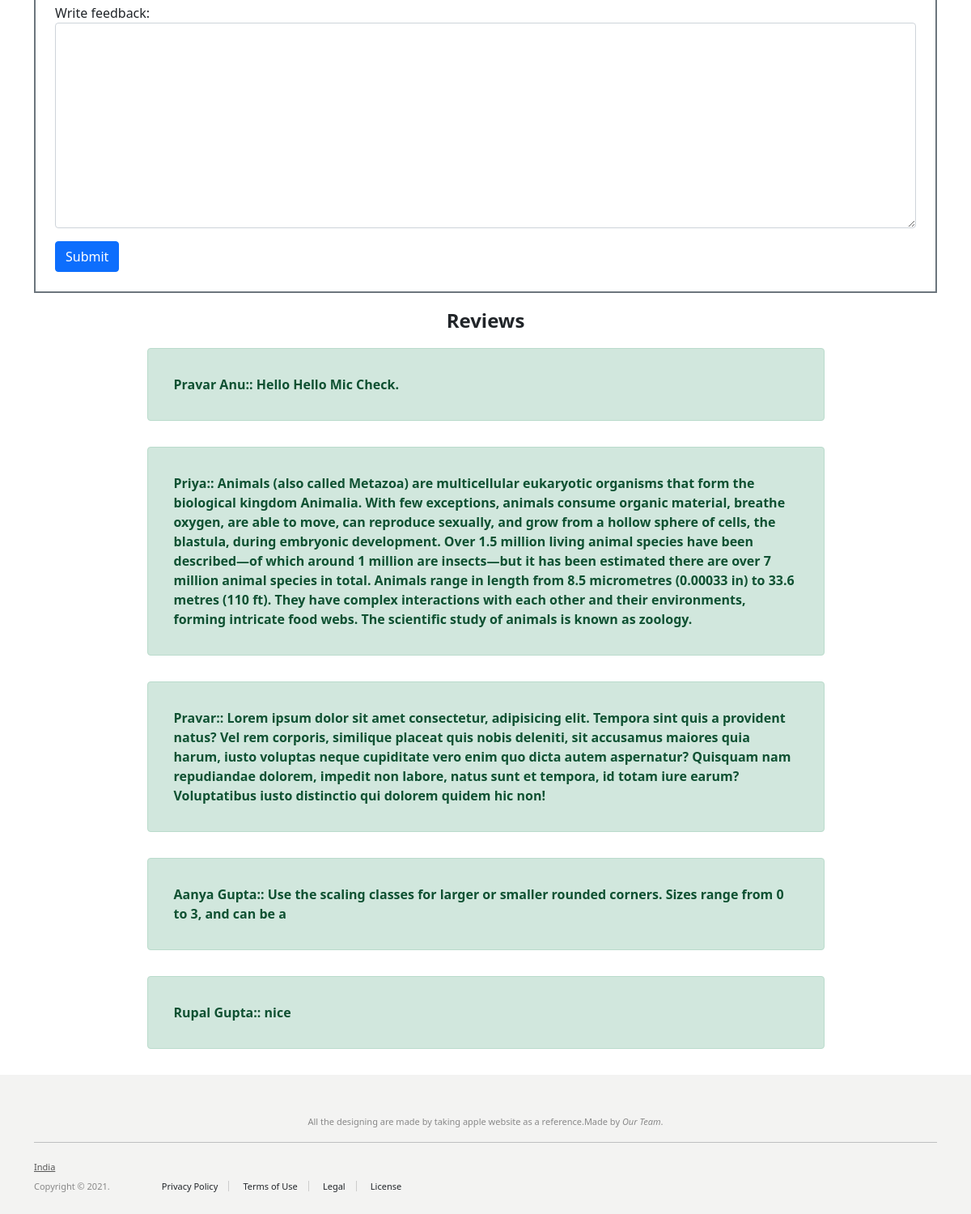
The app's page /about (lower part), older data.
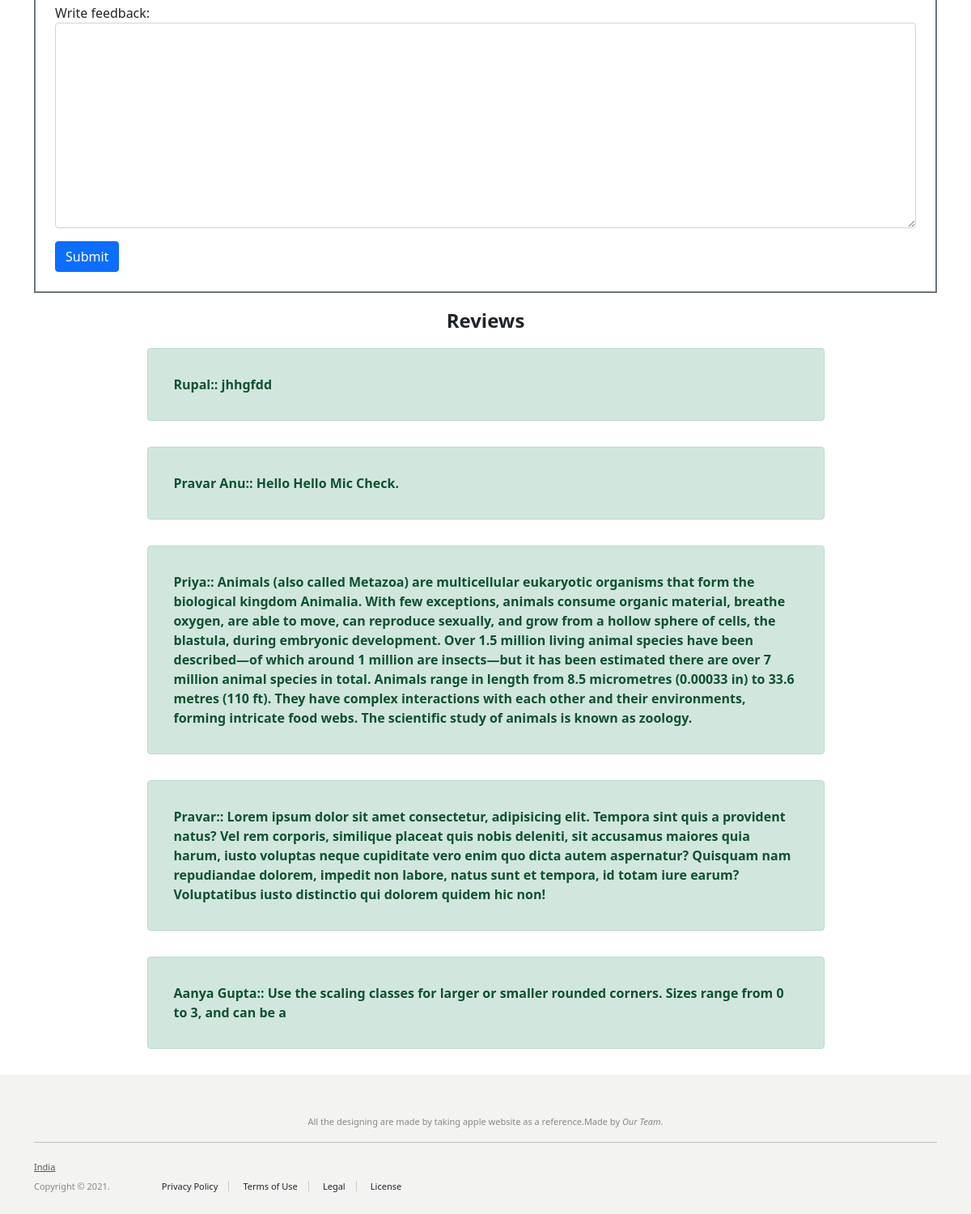
The same page, newer data.
### core/models.py (models this page shows)
class UserFeedback(models.Model):
    name=models.CharField(max_length=70)
    email=models.EmailField(max_length=40)
    feedback=models.CharField(max_length=800)
    date = models.DateTimeField("Date")
    def __str__(self):
        return f'{self.name}:: {self.feedback}'

### core/views.py (the view)
# urls.py: path('about',views.about,name='about'),
def about(request):
    if request.method=="POST":
        feedback_obj=Feedback(request.POST)
        if feedback_obj.is_valid():
            name_val=feedback_obj.cleaned_data['name']
            email_val=feedback_obj.cleaned_data['email']
            feedback_val=feedback_obj.cleaned_data['feedback']
            UserFeedback_obj=UserFeedback(email=email_val,feedback=feedback_val,name=name_val,date=timezone.now())
            UserFeedback_obj.save()
            feedback_obj=Feedback()
    else:
        feedback_obj=Feedback()
    latest_feedback_list = UserFeedback.objects.order_by("-date")[:5]
    return render(request,'core/about.html',{
        'form':feedback_obj,
        'latest_feedback':latest_feedback_list
    })

### core/forms.py
class Feedback(forms.ModelForm):
    class Meta:
        model=UserFeedback
        fields=['name','email','feedback']
        labels={'email':'Enter Email','feedback':'Write feedback','name':'Enter name'}
        widgets={'name':forms.TextInput(attrs={'class':'form-control'}),'email':forms.TextInput(attrs={'class':'form-control'}),'feedback':forms.Textarea(attrs={'class':'form-control'})}

### core/templates/core/about.html (shortened to what this page needs)
{% extends 'core/base.html' %}
{% load static %}
{% block content %}
<div class="container">
    <div class="border border-secondary border-2 p-4">
        <form action="" method="POST">
            {{form.as_p}}
            <input type="submit" value="Submit" class="btn btn-primary">
        </form>
    </div>
    <div class="">
        <div class="fs-4 fw-bold my-3 text-center">Reviews</div>
            {% for latest in latest_feedback %}
                <div class="my-3 d-flex justify-content-center" type="none">
                    <div class="card alert alert-success fw-bold w-75">
                        <div class="card-body">
                          <p class="card-text">{{latest}}</p>
                        </div>
                      </div>
                    </div>
            {% endfor %}
    </div>
</div>
{% endblock content %}

Row changes from the older to the newer data that the page shows:
no longer on this page (row unchanged): UserFeedback: name+feedback "Rupal Gupta:: nice"
added UserFeedback: name+feedback "Rupal:: jhhgfdd"
